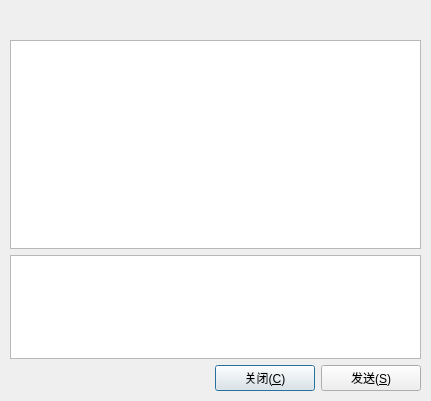
<?xml version="1.0" encoding="UTF-8"?>
<ui version="4.0">
 <class>ChatWindow</class>
 <widget class="QDialog" name="ChatWindow">
  <property name="geometry">
   <rect>
    <x>0</x>
    <y>0</y>
    <width>431</width>
    <height>401</height>
   </rect>
  </property>
  <property name="windowTitle">
   <string>Dialog</string>
  </property>
  <widget class="QWidget" name="layoutWidget">
   <property name="geometry">
    <rect>
     <x>10</x>
     <y>40</y>
     <width>411</width>
     <height>351</height>
    </rect>
   </property>
   <layout class="QVBoxLayout" name="verticalLayout">
    <property name="spacing">
     <number>6</number>
    </property>
    <property name="sizeConstraint">
     <enum>QLayout::SetDefaultConstraint</enum>
    </property>
    <item>
     <widget class="QTextBrowser" name="textBrowser">
      <property name="sizePolicy">
       <sizepolicy hsizetype="Expanding" vsizetype="Expanding">
        <horstretch>0</horstretch>
        <verstretch>2</verstretch>
       </sizepolicy>
      </property>
      <property name="frameShadow">
       <enum>QFrame::Sunken</enum>
      </property>
      <property name="openExternalLinks">
       <bool>false</bool>
      </property>
     </widget>
    </item>
    <item>
     <widget class="QTextEdit" name="textEdit">
      <property name="sizePolicy">
       <sizepolicy hsizetype="Expanding" vsizetype="Maximum">
        <horstretch>0</horstretch>
        <verstretch>1</verstretch>
       </sizepolicy>
      </property>
      <property name="font">
       <font>
        <family>宋体</family>
        <pointsize>12</pointsize>
       </font>
      </property>
      <property name="html">
       <string>&lt;!DOCTYPE HTML PUBLIC &quot;-//W3C//DTD HTML 4.0//EN&quot; &quot;http://www.w3.org/TR/REC-html40/strict.dtd&quot;&gt;
&lt;html&gt;&lt;head&gt;&lt;meta name=&quot;qrichtext&quot; content=&quot;1&quot; /&gt;&lt;style type=&quot;text/css&quot;&gt;
p, li { white-space: pre-wrap; }
&lt;/style&gt;&lt;/head&gt;&lt;body style=&quot; font-family:'宋体'; font-size:12pt; font-weight:400; font-style:normal;&quot;&gt;
&lt;p style=&quot;-qt-paragraph-type:empty; margin-top:0px; margin-bottom:0px; margin-left:0px; margin-right:0px; -qt-block-indent:0; text-indent:0px;&quot;&gt;&lt;/p&gt;&lt;/body&gt;&lt;/html&gt;</string>
      </property>
     </widget>
    </item>
    <item>
     <layout class="QHBoxLayout" name="horizontalLayout_2">
      <item>
       <spacer name="horizontalSpacer">
        <property name="orientation">
         <enum>Qt::Horizontal</enum>
        </property>
        <property name="sizeHint" stdset="0">
         <size>
          <width>40</width>
          <height>20</height>
         </size>
        </property>
       </spacer>
      </item>
      <item>
       <widget class="QPushButton" name="close">
        <property name="minimumSize">
         <size>
          <width>100</width>
          <height>25</height>
         </size>
        </property>
        <property name="text">
         <string>关闭(&amp;C)</string>
        </property>
       </widget>
      </item>
      <item>
       <widget class="QPushButton" name="send">
        <property name="minimumSize">
         <size>
          <width>100</width>
          <height>25</height>
         </size>
        </property>
        <property name="text">
         <string>发送(&amp;S)</string>
        </property>
       </widget>
      </item>
     </layout>
    </item>
   </layout>
  </widget>
  <widget class="QWidget" name="horizontalLayoutWidget">
   <property name="geometry">
    <rect>
     <x>10</x>
     <y>10</y>
     <width>411</width>
     <height>21</height>
    </rect>
   </property>
   <layout class="QHBoxLayout" name="horizontalLayout_3">
    <item>
     <widget class="QLabel" name="label">
      <property name="text">
       <string/>
      </property>
     </widget>
    </item>
   </layout>
  </widget>
 </widget>
 <resources/>
 <connections/>
</ui>
